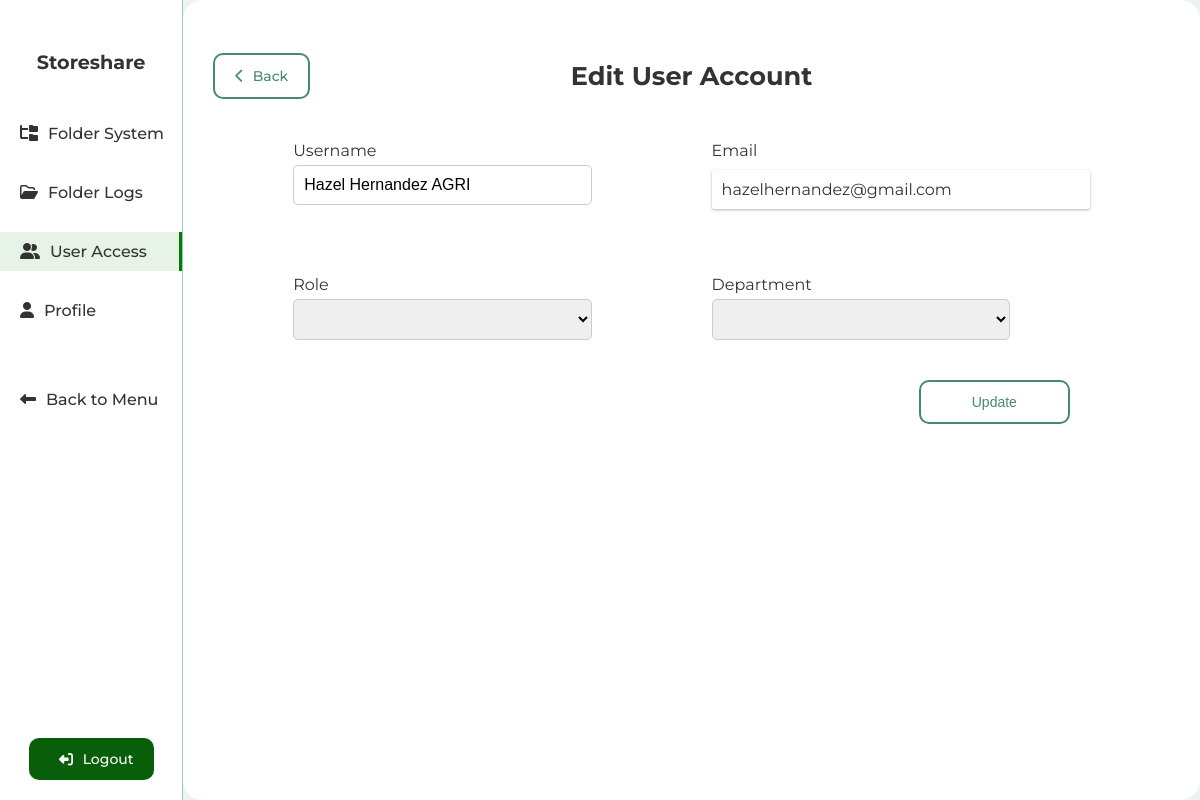
The app's page /UACM/edit_user_acc.php?id=7 (signed in) with its own data.
### tables this page shows
CREATE TABLE `user_account_table` (
  `user_id` int(11) NOT NULL,
  `email` varchar(255) NOT NULL,
  `username` varchar(50) NOT NULL,
  `password` varchar(50) NOT NULL,
  `user_role` varchar(100) NOT NULL,
  `department` varchar(255) NOT NULL,
  `reset_token_hash` varchar(64) DEFAULT NULL,
  `reset_token_expires_at` datetime DEFAULT NULL
);

### UACM/edit_user_acc.php (the view, shortened to what this page needs)
<?php
  require("../config/db_config.php");
  $userName = $userRole = $userEmail = $department = "";
  if(!isset($_GET["id"])){
    header("Location: user_access_mng.php");
    exit();
  }
  else{
    if($_SERVER["REQUEST_METHOD"] == "GET"){
      $userId = htmlspecialchars($_GET["id"]);
      $sql = "SELECT * FROM user_account_table WHERE user_id='$userId'";
      $result = mysqli_query($conn, $sql);
      $userInfo = mysqli_fetch_assoc($result);
      $userName = $userInfo["username"];
      $userRole = $userInfo["user_role"];
      $department = $userInfo["department"];
    }
  }
  $userId = htmlspecialchars($_GET["id"]);
  $sql = "SELECT * FROM user_account_table WHERE user_id='$userId'";
  $result = mysqli_query($conn, $sql);
  $userInfo = mysqli_fetch_assoc($result);
  $userEmail = $userInfo["email"];
?>
<!DOCTYPE html>
<html lang="en">
  <head>
    <link rel="stylesheet" href="../CSS/style.css" />
    <link rel="stylesheet" href="../CSS/utilities.css" />
    <link
      rel="stylesheet"
      href="https://cdnjs.cloudflare.com/ajax/libs/font-awesome/6.4.2/css/all.min.css"
    />
  </head>
  <body>
  <?php include("../storeshare-admin/storeshare-admin-sidebar.php") ?>
    <section class="main-dashboard">
      <section class="add-new-asset">
        <div class="top-header">
          <a href="<?php echo USER_ACCESS_MNG_URL?>user_access_mng.php" class="back btn btn-outline"><i class="fas fa-chevron-left"></i> Back</a>
          <h1 class="txt-lg">Edit User Account</h1>
        </div>
          <form action="<?php htmlspecialchars($_SERVER["PHP_SELF"]);?>" method="POST" class="add-hardware-asset-form">
            <div class="add-asset-form-container grid-2">
              <div class="form-group">
                <label for="user-name" >Username</label>
                <input type="text" id="user-name" name="user-name" value="<?php echo $userName; ?>" placeholder="">
              </div>
              <div class="">
                <label for="">Email</label>
                <div class="flex flex-just-sb form-card p-1 mt-1">
                  <?php echo $userEmail ?>
                </div>
              </div>
              <div class="form-group">
                <label for="role-type">Role</label>
                <select name="role-type" id="role-type">
                  <option <?php if(isset($userRole) && $userRole == "") echo "selected"; ?> value=""></option>
                  <option class="last" value="Define New">Define New</option>
                </select>
              </div>
              <div class="form-group">
                <label for="selected-department">Department</label>
                <select name="department" id="department">
                  <option <?php if(isset($department) && $department == "") echo "selected"; ?> value=""></option>
                  <option class="last" value="Define New">Define New</option>
                </select>
              </div>
            </div>
              <div class="bottom-functions">
                <input type="submit" name="submit" value="Update" class="btn btn-outline btn-wide">
              </div>
          </form>
      </section>
    </section>
  </body>
</html>

### CSS/style.css (style rules this page uses)
* { box-sizing: border-box; margin: 0; padding: 0; }
body { height: 100vh; font-family: "Montserrat", sans-serif; color: #333333; background: #edf2f4; display: flex; }
a { text-decoration: none; color: #333333; }
h1, h2, h3, h4 { margin: 10px 0; }
.txt-lg { font-size: 1.6rem; }
.btn { display: inline-block; padding: 12px 20px; border: none; font-size: 14px; font-weight: 500; border-radius: 10px; cursor: pointer; transition: all 200ms ease-in-out; }
.btn-outline { background: transparent; border: 2px solid #478778; color: #478778; transition: all 0.2s ease-in; }
.btn-wide { width: 20%; }
.main-dashboard { position: relative; max-height: 100vh; width: 100%; overflow-y: hidden; }
.add-new-asset { width: 100%; padding: 30px 30px; border-radius: 20px; height: 100%; background: #fff; overflow-y: scroll; }
.add-new-asset .top-header { display: flex; justify-content: center; align-items: center; margin-top: 20px; margin-bottom: 40px; position: relative; }
.add-new-asset .top-header .back { position: absolute; left: 0; }
.add-new-asset .top-header .back i { margin-right: 5px; }
.add-new-asset .add-asset-form-container { display: grid; grid-template-columns: repeat(2, 1fr); grid-column-gap: 40px; grid-row-gap: 30px; justify-content: center; align-items: flex-start; padding: 0 80px; width: 100%; }
.form-group { display: flex; flex-direction: column; justify-content: flex-start; align-items: flex-start; width: 100%; margin-bottom: 30px; }
.add-new-asset .add-asset-form-container .form-group input, .add-new-asset .add-asset-form-container .form-group select, .add-new-asset .add-asset-form-container .form-group textarea { width: calc(100% - 80px); padding: 10px; margin-top: 5px; border: 1px solid #ccc; border-radius: 5px; font-size: 1rem; }
.add-new-asset .add-asset-form-container ::placeholder { font-size: 14px; }
.add-new-asset .bottom-functions { display: flex; justify-content: flex-end; align-items: center; padding-right: 100px; padding-left: 100px; }

### CSS/utilities.css (style rules this page uses)
.flex { display: flex; justify-content: center; align-items: center; width: 100%; }
.flex-just-sb { justify-content: space-between; }
.grid-2 { grid-template-columns: repeat(2, 1fr); }
.form-group input[type="text"], .form-group input[type="file"], .form-group input[type="datetime-local"], .form-group select { width: 100%; padding: 10px; margin-top: 10px; border: 1px solid #ccc; border-radius: 5px; font-size: 1rem; }
.form-card { border: 0; border-radius: 3px; box-shadow: 0px 1px 3px rgba(0, 0, 0, 0.3); padding: 5px; }
.mt-1 { margin-top: 10px; }
.p-1 { padding: 10px; }

### records on screen
user_account_table: user-name "Hazel Hernandez AGRI", email "hazelhernandez@gmail.com"
